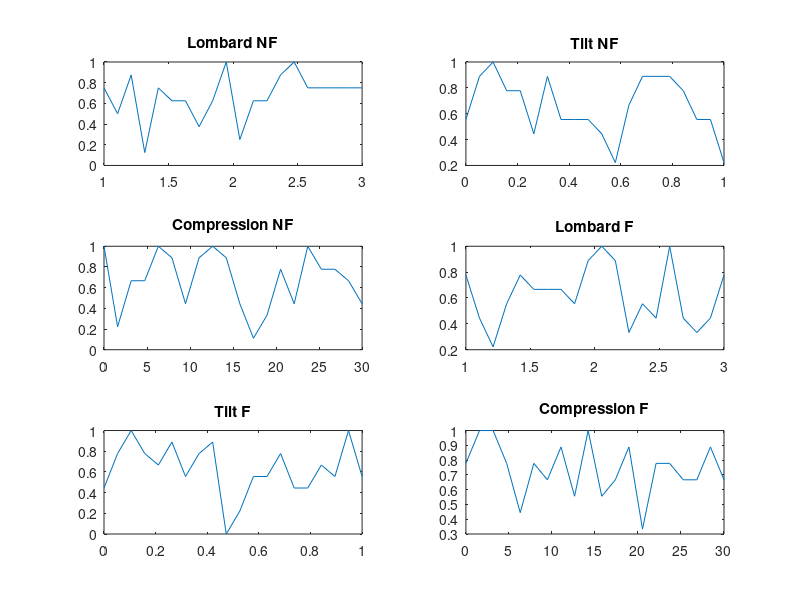

This chart was generated by the following MATLAB code:
clear all;
close all;

load('RESULTS.mat');

stretch = linspace(1, 3, 20);
tilt = linspace(0, 1, 20);
compression = linspace(0, 30, 20);
alphabet = ['A' 'B' 'C' 'D' 'E' 'F' 'G' 'H' 'I' 'J' 'K' 'L' 'M' 'N' 'O' 'P' 'Q' 'R' 'S' 'T'];

% INPUT
% for i = 1:20
%     prompt = alphabet(i);
%     LL(i) = LL(i) + input(prompt);
% end

% NORMALIZE
Lombard_NF = (LA + LG) .* (1/8);
Tilt_NF = (LB + LH) .* (1/9);
Compress_NF = (LC + LI) .* (1/9);
Lombard_F = (LD + LJ) .* (1/9);
Tilt_F = (LE + LK) .* (1/9);
Compress_F = (LF + LL) .* (1/9);

%PLOT
figure;

subplot(3,2,1);
plot(stretch, Lombard_NF);
title('Lombard NF');

subplot(3,2,2);
plot(tilt, Tilt_NF);
title('Tilt NF');

subplot(3,2,3);
plot(compression, Compress_NF);
title('Compression NF');

subplot(3,2,4);
plot(stretch, Lombard_F);
title('Lombard F');

subplot(3,2,5);
plot(tilt, Tilt_F);
title('Tilt F');

subplot(3,2,6);
plot(compression, Compress_F);
title('Compression F');
